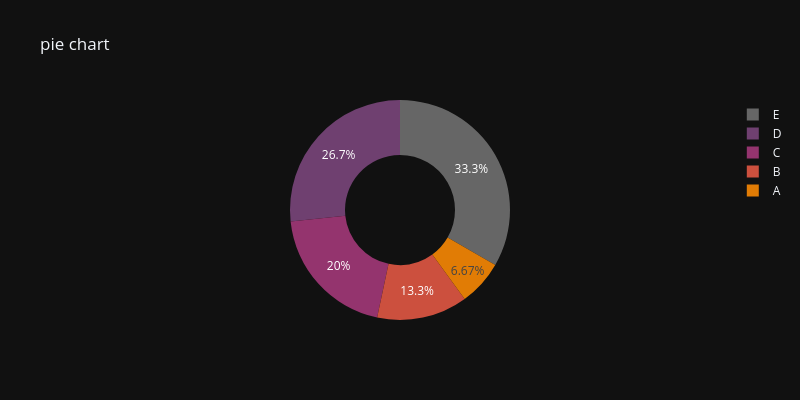

The cell this chart's notebook holds for it:
### Code cell
labels=['A','B','C','D','E']
values=[10,20,30,40,50]
fig=px.pie(values=values,title='pie chart',names=labels,template='plotly_dark',width=800,height=400,hole=0.5,color_discrete_sequence=px.colors.qualitative.Prism_r)
fig.show()

### Figure 1 — Plotly figure (JSON) as saved in the notebook; plotly's stock layout.template omitted (floating-point values rounded to 4 significant figures)
{"data": [{"domain": {"x": [0, 1], "y": [0, 1]}, "hole": 0.5, "hovertemplate": "label=%{label}<br>value=%{value}<extra></extra>", "labels": ["A", "B", "C", "D", "E"], "legendgroup": "", "name": "", "showlegend": true, "type": "pie", "values": [10, 20, 30, 40, 50]}], "layout": {"height": 400, "legend": {"tracegroupgap": 0}, "piecolorway": ["rgb(102, 102, 102)", "rgb(111, 64, 112)", "rgb(148, 52, 110)", "rgb(204, 80, 62)", "rgb(225, 124, 5)", "rgb(237, 173, 8)", "rgb(115, 175, 72)", "rgb(15, 133, 84)", "rgb(56, 166, 165)", "rgb(29, 105, 150)", "rgb(95, 70, 144)"], "title": {"text": "pie chart"}, "width": 800}}
